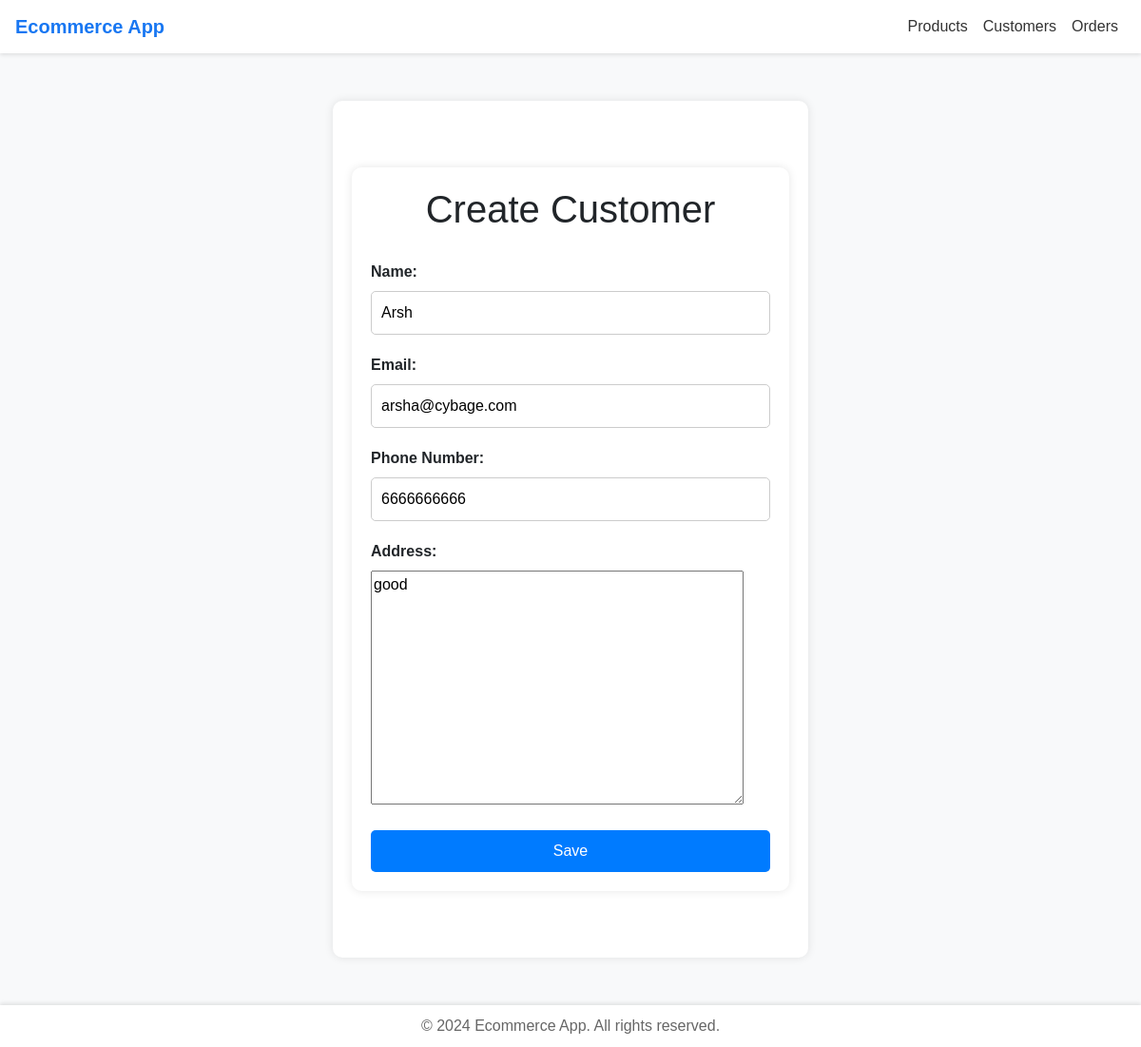
Page /customer/6/edit/ on the committed database.
### ecommerce_app/models.py (models this page shows, shortened)
class Customer(models.Model):
    name = models.CharField(max_length=100)
    email = models.EmailField()
    phone_number = models.CharField(max_length=15)
    address = models.TextField()

### ecommerce_app/views.py (the view)
# urls.py: path('customer/<int:pk>/edit/', views.customer_edit, name='customer_edit'),
def customer_edit(request, pk):
    customer = get_object_or_404(Customer, pk=pk)
    if request.method == ('POST'):
        form = CustomerForm(request.POST, instance=customer)
        if form.is_valid():
            form.save()
            return redirect('customer_list')
    else:
        form = CustomerForm(instance=customer)
    return render(request, 'customer_form.html', {'form': form})

### ecommerce_app/forms.py (shortened to what this page needs)
class CustomerForm(forms.ModelForm):
    class Meta:
        model = Customer
        fields = ['name', 'email', 'phone_number', 'address']

### ecommerce_app/templates/customer_form.html (shortened to what this page needs)
{% extends 'base.html' %}
{% block content%}
<!DOCTYPE html>
<html lang="en">
<head>
</head>
<body>
    <div class="container">
        <h1>Create Customer</h1>
        <form method="POST">
            <div class="form-group">
                <label for="id_name">Name:</label>
                {{ form.name }}
            </div>
            <div class="form-group">
                <label for="id_email">Email:</label>
                {{ form.email }}
            </div>
            <div class="form-group">
                <label for="id_phone_number">Phone Number:</label>
                {{ form.phone_number }}
            </div>
            <div class="form-group">
                <label for="id_address">Address:</label>
                {{ form.address }}
            </div>
            <button type="submit">Save</button>
        </form>
    </div>
</body>
</html>
{% endblock %}

### ecommerce_app/templates/base.html (style rules this page uses)
body { background-color: #f0f2f5; }
.container { margin-top: 20px; }

### ecommerce_app/templates/customer_form.html (style rules this page uses)
body { font-family: Arial, sans-serif; background-color: #f8f9fa; margin: 0; padding: 0; }
.container { max-width: 500px; margin: 50px auto; padding: 20px; background-color: #fff; border-radius: 10px; box-shadow: 0 0 10px rgba(0, 0, 0, 0.1); }
h1 { text-align: center; margin-bottom: 30px; }
form { display: flex; flex-direction: column; }
.form-group { margin-bottom: 20px; }
label { font-weight: bold; }
input[type="text"], input[type="email"], input[type="tel"] { width: 100%; padding: 10px; border: 1px solid #ccc; border-radius: 5px; font-size: 16px; }
button[type="submit"] { background-color: #007bff; color: #fff; border: none; border-radius: 5px; padding: 10px 20px; cursor: pointer; font-size: 16px; }

### rows in the picture
Customer: name "Arsh", email "arsha@cybage.com", phone_number "6666666666", address "good"
